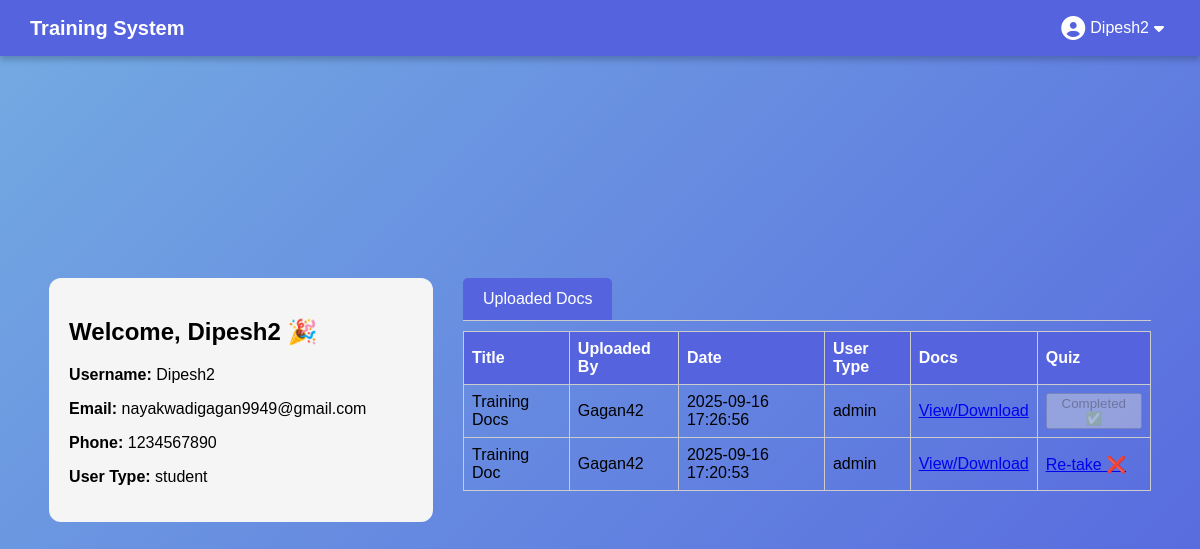
Screenshot of / (signed in) with the database file from the repository.
### tables this page shows
CREATE TABLE users (
            id INTEGER PRIMARY KEY AUTOINCREMENT,
            username TEXT UNIQUE NOT NULL,
            password TEXT NOT NULL,
            userType TEXT CHECK(userType IN ('admin', 'trainer', 'student')) NOT NULL,
            email TEXT,
            phoneNumber TEXT,
            createDate DATE,
            updatedDate DATE,
            lastUpdatedBy TEXT
        );

CREATE TABLE documents (
            id INTEGER PRIMARY KEY AUTOINCREMENT,
            title TEXT NOT NULL,
            filename TEXT NOT NULL,
            uploaded_by INTEGER,
            upload_date DATE DEFAULT (datetime('now','localtime')),
            FOREIGN KEY (uploaded_by) REFERENCES users(id)
        );

### app.py (the view, shortened to what this page needs)
@app.route("/")
def home():
    if "user" not in session:
        flash("Please login first.", "info")
        return redirect(url_for("login"))
    conn = sqlite3.connect(DB_NAME)
    cursor = conn.cursor()
    cursor.execute(
        "SELECT id, username, email, phoneNumber, userType FROM users WHERE username = ?",
        (session['user'],)
    )
    user_info = cursor.fetchone()
    if not user_info:
        flash("User not found. Please login again.", "danger")
        session.clear()
        conn.close()
        return redirect(url_for("login"))
    session['user_id'] = user_info[0]
    session['user'] = user_info[1]
    session['userType'] = user_info[4]
    session['email'] = user_info[2] or "N/A"
    session['phoneNumber'] = user_info[3] or "N/A"
    cursor.execute("""
        SELECT d.id, d.title, d.filename, u.username, d.upload_date, u.userType
        FROM documents d
        JOIN users u ON d.uploaded_by = u.id
        ORDER BY d.upload_date DESC
    """)
    documents = cursor.fetchall()
    doc_quiz_status = {}
    if session['userType'] == 'student':
        cursor.execute("""
            SELECT q.document_id, qs.status
            FROM quizzes q
            LEFT JOIN quiz_submissions qs
                ON q.id = qs.quiz_id AND qs.user_id = ?
        """, (session['user_id'],))
        for doc_id, status in cursor.fetchall():
            if status is None:
                doc_quiz_status[doc_id] = 'not_started'
            elif status == 'completed':
                doc_quiz_status[doc_id] = 'completed'
            else:
                doc_quiz_status[doc_id] = 'failed'
    user_tables = None
    quiz_summary = {}
    conn.close()
    return render_template(
        "home.html",
        user=session['user'],
        documents=documents,
        doc_quiz_status=doc_quiz_status,
        user_tables=user_tables,
        quiz_summary=quiz_summary
    )

### templates/home.html (shortened to what this page needs)
<!DOCTYPE html>
<html>
  <head>
    <link
      rel="stylesheet"
      href="{{ url_for('static', filename='style.css') }}"
    />
    <link
      rel="stylesheet"
      href="https://cdnjs.cloudflare.com/ajax/libs/font-awesome/6.5.0/css/all.min.css"
    />
  </head>
  <body>
    <header class="header">
      <div class="logo">Training System</div>
      <div class="user-dropdown">
        <button class="dropbtn" id="profileBtn">
          <i class="fas fa-user-circle profile-icon"></i> {{ user }}
          <i class="fas fa-caret-down"></i>
        </button>
      </div>
    </header>
    {% if session['userType'] == 'student' %}
    <div class="main-container">
      <div class="user-info-container">
        <h2>Welcome, {{ user }} 🎉</h2>
        <p><strong>Username:</strong> {{ user }}</p>
        <p><strong>Email:</strong> {{ session.get('email', 'N/A') }}</p>
        <p><strong>Phone:</strong> {{ session.get('phoneNumber', 'N/A') }}</p>
        <p><strong>User Type:</strong> {{ session.get('userType') }}</p>
      </div>
      <div class="tabs-container">
        <div class="tab">
          <button
            class="tablinks active"
            onclick="openTab(event, 'UploadedDocs')"
          >
            Uploaded Docs
          </button>
        </div>
        <div id="UploadedDocs" class="tabcontent" style="display: block">
          <table>
            <tr>
              <th>Title</th>
              <th>Uploaded By</th>
              <th>Date</th>
              <th>User Type</th>
              <th>Docs</th>
              <th>Quiz</th>
            </tr>
            {% for doc in documents %}
            <tr>
              <td>{{ doc[1] }}</td>
              <td>{{ doc[3] }}</td>
              <td>{{ doc[4] }}</td>
              <td>{{ doc[5] }}</td>
              <td>
                <a href="{{ url_for('download_file', filename=doc[2]) }}">
                  View/Download
                </a>
              </td>
              <td>
                {% set quiz_status = doc_quiz_status.get(doc[0], 'not_started')
                %} {% if quiz_status == 'completed' %}
                <button disabled>Completed ✅</button>
                {% elif quiz_status == 'not_started' %}
                <a href="{{ url_for('start_quiz', doc_id=doc[0]) }}">
                  Start Quiz ▶️
                </a>
                {% elif quiz_status == 'failed' %}
                <a href="{{ url_for('start_quiz', doc_id=doc[0]) }}">
                  Re-take ❌
                </a>
                {% endif %}
              </td>
            </tr>
            {% endfor %}
          </table>
        </div>
      </div>
    </div>
    {% endif %}
  </body>
</html>

### static/style.css (style rules this page uses)
body { font-family: Arial, sans-serif; background: linear-gradient(135deg, #74ABE2, #5563DE); height: 100vh; display: flex; justify-content: center; align-items: center; margin: 0; }
.header { position: fixed; top: 0; left: 0; width: 100%; background: #5563DE; color: white; padding: 15px 30px; display: flex; justify-content: space-between; align-items: center; box-shadow: 0 4px 6px rgba(0,0,0,0.2); z-index: 1000; box-sizing: border-box; }
.header .logo { font-size: 20px; font-weight: bold; }
.user-dropdown { position: relative; }
.dropbtn { background: none; color: white; border: none; cursor: pointer; font-size: 16px; display: flex; align-items: center; gap: 5px; }
.profile-icon { font-size: 24px; }

### templates/home.html (style rules this page uses)
.main-container { display: flex; flex-direction: row; gap: 30px; padding: 20px 40px; align-items: flex-start; }
body, html { margin: 0; padding: 0; height: 100%; font-family: Arial, sans-serif; }
.user-info-container { flex: 1; background: #f5f5f5; padding: 20px; border-radius: 12px; height: fit-content; }
.tabs-container { flex: 2; }
.tab { overflow: hidden; border-bottom: 1px solid #ccc; margin-bottom: 10px; }
.tab button { background-color: inherit; border: none; cursor: pointer; padding: 12px 20px; transition: 0.3s; font-size: 16px; }
.tab button.active { background-color: #5563de; color: white; border-radius: 5px 5px 0 0; }
.tabcontent { display: none; }
table { width: 100%; border-collapse: collapse; }
th, td { border: 1px solid #ccc; padding: 8px; text-align: left; }
th { background-color: #5563de; color: white; }

### rows the page displays
users: username "Dipesh2", get "nayakwadigagan9949@gmail.com", get "1234567890", get "student"
documents: title "Training Docs", username "Gagan42", upload_date "2025-09-16 17:26:56", userType "admin", shows "Completed ✅"
documents: title "Training Doc", username "Gagan42", upload_date "2025-09-16 17:20:53", userType "admin"
